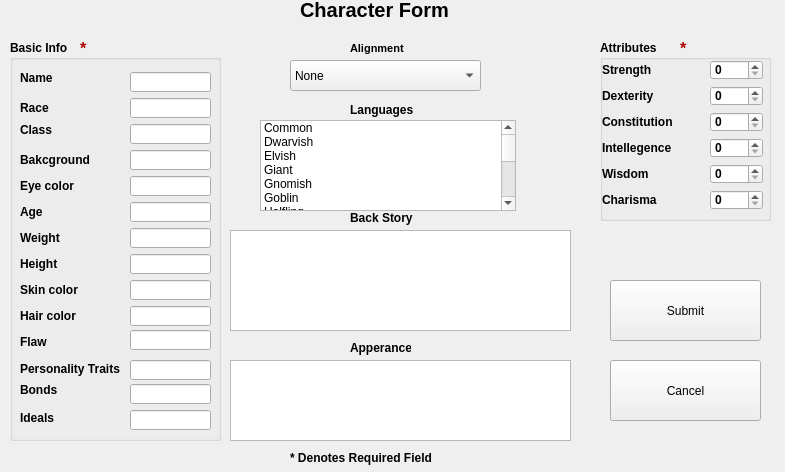
<?xml version="1.0" encoding="UTF-8"?>
<ui version="4.0">
 <class>create_char_form</class>
 <widget class="QWidget" name="create_char_form">
  <property name="geometry">
   <rect>
    <x>0</x>
    <y>0</y>
    <width>785</width>
    <height>472</height>
   </rect>
  </property>
  <property name="windowTitle">
   <string>Form</string>
  </property>
  <widget class="QLabel" name="char_form_title">
   <property name="geometry">
    <rect>
     <x>300</x>
     <y>0</y>
     <width>171</width>
     <height>20</height>
    </rect>
   </property>
   <property name="font">
    <font>
     <pointsize>15</pointsize>
     <weight>75</weight>
     <bold>true</bold>
    </font>
   </property>
   <property name="text">
    <string>Character Form</string>
   </property>
  </widget>
  <widget class="QLabel" name="denotes_req_field_label">
   <property name="geometry">
    <rect>
     <x>290</x>
     <y>450</y>
     <width>171</width>
     <height>16</height>
    </rect>
   </property>
   <property name="font">
    <font>
     <pointsize>9</pointsize>
     <weight>75</weight>
     <bold>true</bold>
    </font>
   </property>
   <property name="text">
    <string>* Denotes Required Field</string>
   </property>
  </widget>
  <widget class="QPlainTextEdit" name="backstory_text_val">
   <property name="geometry">
    <rect>
     <x>230</x>
     <y>230</y>
     <width>341</width>
     <height>101</height>
    </rect>
   </property>
  </widget>
  <widget class="QLabel" name="back_strory_label">
   <property name="geometry">
    <rect>
     <x>350</x>
     <y>210</y>
     <width>71</width>
     <height>16</height>
    </rect>
   </property>
   <property name="font">
    <font>
     <weight>75</weight>
     <bold>true</bold>
    </font>
   </property>
   <property name="text">
    <string>Back Story</string>
   </property>
  </widget>
  <widget class="QPlainTextEdit" name="apperance_text_val">
   <property name="geometry">
    <rect>
     <x>230</x>
     <y>360</y>
     <width>341</width>
     <height>81</height>
    </rect>
   </property>
  </widget>
  <widget class="QLabel" name="apperance_label">
   <property name="geometry">
    <rect>
     <x>350</x>
     <y>340</y>
     <width>61</width>
     <height>16</height>
    </rect>
   </property>
   <property name="font">
    <font>
     <weight>75</weight>
     <bold>true</bold>
    </font>
   </property>
   <property name="text">
    <string>Apperance</string>
   </property>
  </widget>
  <widget class="QPushButton" name="submit_button">
   <property name="geometry">
    <rect>
     <x>610</x>
     <y>280</y>
     <width>151</width>
     <height>61</height>
    </rect>
   </property>
   <property name="text">
    <string>Submit</string>
   </property>
  </widget>
  <widget class="QPushButton" name="cancel_button">
   <property name="geometry">
    <rect>
     <x>610</x>
     <y>360</y>
     <width>151</width>
     <height>61</height>
    </rect>
   </property>
   <property name="text">
    <string>Cancel</string>
   </property>
  </widget>
  <widget class="QGroupBox" name="basic_info_groupbox">
   <property name="geometry">
    <rect>
     <x>10</x>
     <y>40</y>
     <width>211</width>
     <height>401</height>
    </rect>
   </property>
   <property name="font">
    <font>
     <weight>75</weight>
     <bold>true</bold>
    </font>
   </property>
   <property name="title">
    <string>Basic Info</string>
   </property>
   <widget class="QLabel" name="required_astric_1">
    <property name="geometry">
     <rect>
      <x>70</x>
      <y>0</y>
      <width>16</width>
      <height>16</height>
     </rect>
    </property>
    <property name="palette">
     <palette>
      <active>
       <colorrole role="WindowText">
        <brush brushstyle="SolidPattern">
         <color alpha="255">
          <red>170</red>
          <green>0</green>
          <blue>0</blue>
         </color>
        </brush>
       </colorrole>
       <colorrole role="Text">
        <brush brushstyle="SolidPattern">
         <color alpha="255">
          <red>170</red>
          <green>0</green>
          <blue>0</blue>
         </color>
        </brush>
       </colorrole>
       <colorrole role="BrightText">
        <brush brushstyle="SolidPattern">
         <color alpha="255">
          <red>170</red>
          <green>0</green>
          <blue>0</blue>
         </color>
        </brush>
       </colorrole>
       <colorrole role="PlaceholderText">
        <brush brushstyle="SolidPattern">
         <color alpha="128">
          <red>170</red>
          <green>0</green>
          <blue>0</blue>
         </color>
        </brush>
       </colorrole>
      </active>
      <inactive>
       <colorrole role="WindowText">
        <brush brushstyle="SolidPattern">
         <color alpha="255">
          <red>170</red>
          <green>0</green>
          <blue>0</blue>
         </color>
        </brush>
       </colorrole>
       <colorrole role="Text">
        <brush brushstyle="SolidPattern">
         <color alpha="255">
          <red>170</red>
          <green>0</green>
          <blue>0</blue>
         </color>
        </brush>
       </colorrole>
       <colorrole role="BrightText">
        <brush brushstyle="SolidPattern">
         <color alpha="255">
          <red>170</red>
          <green>0</green>
          <blue>0</blue>
         </color>
        </brush>
       </colorrole>
       <colorrole role="PlaceholderText">
        <brush brushstyle="SolidPattern">
         <color alpha="128">
          <red>170</red>
          <green>0</green>
          <blue>0</blue>
         </color>
        </brush>
       </colorrole>
      </inactive>
      <disabled>
       <colorrole role="WindowText">
        <brush brushstyle="SolidPattern">
         <color alpha="255">
          <red>120</red>
          <green>120</green>
          <blue>120</blue>
         </color>
        </brush>
       </colorrole>
       <colorrole role="Text">
        <brush brushstyle="SolidPattern">
         <color alpha="255">
          <red>120</red>
          <green>120</green>
          <blue>120</blue>
         </color>
        </brush>
       </colorrole>
       <colorrole role="BrightText">
        <brush brushstyle="SolidPattern">
         <color alpha="255">
          <red>170</red>
          <green>0</green>
          <blue>0</blue>
         </color>
        </brush>
       </colorrole>
       <colorrole role="PlaceholderText">
        <brush brushstyle="SolidPattern">
         <color alpha="128">
          <red>0</red>
          <green>0</green>
          <blue>0</blue>
         </color>
        </brush>
       </colorrole>
      </disabled>
     </palette>
    </property>
    <property name="font">
     <font>
      <pointsize>12</pointsize>
      <weight>75</weight>
      <bold>true</bold>
     </font>
    </property>
    <property name="text">
     <string>*</string>
    </property>
   </widget>
   <widget class="QLineEdit" name="ideals_val">
    <property name="geometry">
     <rect>
      <x>120</x>
      <y>370</y>
      <width>81</width>
      <height>20</height>
     </rect>
    </property>
   </widget>
   <widget class="QLabel" name="class_label">
    <property name="geometry">
     <rect>
      <x>10</x>
      <y>80</y>
      <width>41</width>
      <height>20</height>
     </rect>
    </property>
    <property name="text">
     <string>Class</string>
    </property>
   </widget>
   <widget class="QLineEdit" name="weight_val">
    <property name="geometry">
     <rect>
      <x>120</x>
      <y>188</y>
      <width>81</width>
      <height>20</height>
     </rect>
    </property>
   </widget>
   <widget class="QLabel" name="Flaw_label">
    <property name="geometry">
     <rect>
      <x>10</x>
      <y>292</y>
      <width>51</width>
      <height>20</height>
     </rect>
    </property>
    <property name="text">
     <string>Flaw</string>
    </property>
   </widget>
   <widget class="QLabel" name="bonds_label">
    <property name="geometry">
     <rect>
      <x>10</x>
      <y>340</y>
      <width>41</width>
      <height>20</height>
     </rect>
    </property>
    <property name="text">
     <string>Bonds</string>
    </property>
   </widget>
   <widget class="QLabel" name="hair_label">
    <property name="geometry">
     <rect>
      <x>10</x>
      <y>266</y>
      <width>71</width>
      <height>20</height>
     </rect>
    </property>
    <property name="text">
     <string>Hair color</string>
    </property>
   </widget>
   <widget class="QLabel" name="eye_label">
    <property name="geometry">
     <rect>
      <x>10</x>
      <y>136</y>
      <width>71</width>
      <height>20</height>
     </rect>
    </property>
    <property name="text">
     <string>Eye color</string>
    </property>
   </widget>
   <widget class="QLabel" name="background_label">
    <property name="geometry">
     <rect>
      <x>10</x>
      <y>110</y>
      <width>71</width>
      <height>20</height>
     </rect>
    </property>
    <property name="text">
     <string>Bakcground</string>
    </property>
   </widget>
   <widget class="QLineEdit" name="name_val">
    <property name="geometry">
     <rect>
      <x>120</x>
      <y>32</y>
      <width>81</width>
      <height>20</height>
     </rect>
    </property>
   </widget>
   <widget class="QLabel" name="weight_label">
    <property name="geometry">
     <rect>
      <x>10</x>
      <y>188</y>
      <width>41</width>
      <height>20</height>
     </rect>
    </property>
    <property name="text">
     <string>Weight</string>
    </property>
   </widget>
   <widget class="QLineEdit" name="eye_val">
    <property name="geometry">
     <rect>
      <x>120</x>
      <y>136</y>
      <width>81</width>
      <height>20</height>
     </rect>
    </property>
   </widget>
   <widget class="QLineEdit" name="age_val">
    <property name="geometry">
     <rect>
      <x>120</x>
      <y>162</y>
      <width>81</width>
      <height>20</height>
     </rect>
    </property>
   </widget>
   <widget class="QLabel" name="ideals_label">
    <property name="geometry">
     <rect>
      <x>10</x>
      <y>370</y>
      <width>41</width>
      <height>16</height>
     </rect>
    </property>
    <property name="text">
     <string>Ideals</string>
    </property>
   </widget>
   <widget class="QLabel" name="race_label">
    <property name="geometry">
     <rect>
      <x>10</x>
      <y>60</y>
      <width>41</width>
      <height>16</height>
     </rect>
    </property>
    <property name="text">
     <string>Race</string>
    </property>
   </widget>
   <widget class="QLineEdit" name="height_val">
    <property name="geometry">
     <rect>
      <x>120</x>
      <y>214</y>
      <width>81</width>
      <height>20</height>
     </rect>
    </property>
   </widget>
   <widget class="QLineEdit" name="race_val">
    <property name="geometry">
     <rect>
      <x>120</x>
      <y>58</y>
      <width>81</width>
      <height>20</height>
     </rect>
    </property>
   </widget>
   <widget class="QLineEdit" name="flaw_val">
    <property name="geometry">
     <rect>
      <x>120</x>
      <y>290</y>
      <width>81</width>
      <height>20</height>
     </rect>
    </property>
   </widget>
   <widget class="QLineEdit" name="personality_val">
    <property name="geometry">
     <rect>
      <x>120</x>
      <y>320</y>
      <width>81</width>
      <height>20</height>
     </rect>
    </property>
   </widget>
   <widget class="QLineEdit" name="class_val">
    <property name="geometry">
     <rect>
      <x>120</x>
      <y>84</y>
      <width>81</width>
      <height>20</height>
     </rect>
    </property>
   </widget>
   <widget class="QLabel" name="name_label">
    <property name="geometry">
     <rect>
      <x>10</x>
      <y>30</y>
      <width>41</width>
      <height>16</height>
     </rect>
    </property>
    <property name="text">
     <string>Name</string>
    </property>
   </widget>
   <widget class="QLineEdit" name="background_val">
    <property name="geometry">
     <rect>
      <x>120</x>
      <y>110</y>
      <width>81</width>
      <height>20</height>
     </rect>
    </property>
   </widget>
   <widget class="QLabel" name="personality_trait_label">
    <property name="geometry">
     <rect>
      <x>10</x>
      <y>318</y>
      <width>101</width>
      <height>21</height>
     </rect>
    </property>
    <property name="text">
     <string>Personality Traits</string>
    </property>
   </widget>
   <widget class="QLineEdit" name="skin_val">
    <property name="geometry">
     <rect>
      <x>120</x>
      <y>240</y>
      <width>81</width>
      <height>20</height>
     </rect>
    </property>
   </widget>
   <widget class="QLabel" name="skin_label">
    <property name="geometry">
     <rect>
      <x>10</x>
      <y>240</y>
      <width>61</width>
      <height>20</height>
     </rect>
    </property>
    <property name="text">
     <string>Skin color</string>
    </property>
   </widget>
   <widget class="QLabel" name="age_label">
    <property name="geometry">
     <rect>
      <x>10</x>
      <y>162</y>
      <width>41</width>
      <height>20</height>
     </rect>
    </property>
    <property name="text">
     <string>Age</string>
    </property>
   </widget>
   <widget class="QLabel" name="Height_label">
    <property name="geometry">
     <rect>
      <x>10</x>
      <y>214</y>
      <width>51</width>
      <height>20</height>
     </rect>
    </property>
    <property name="text">
     <string>Height</string>
    </property>
   </widget>
   <widget class="QLineEdit" name="hair_val">
    <property name="geometry">
     <rect>
      <x>120</x>
      <y>266</y>
      <width>81</width>
      <height>20</height>
     </rect>
    </property>
   </widget>
   <widget class="QLineEdit" name="bonds_val">
    <property name="geometry">
     <rect>
      <x>120</x>
      <y>344</y>
      <width>81</width>
      <height>20</height>
     </rect>
    </property>
   </widget>
  </widget>
  <widget class="QGroupBox" name="attribute_groupbox">
   <property name="geometry">
    <rect>
     <x>600</x>
     <y>40</y>
     <width>171</width>
     <height>181</height>
    </rect>
   </property>
   <property name="font">
    <font>
     <weight>75</weight>
     <bold>true</bold>
    </font>
   </property>
   <property name="title">
    <string>Attributes</string>
   </property>
   <widget class="QLabel" name="required_astric_2">
    <property name="geometry">
     <rect>
      <x>80</x>
      <y>0</y>
      <width>16</width>
      <height>16</height>
     </rect>
    </property>
    <property name="palette">
     <palette>
      <active>
       <colorrole role="WindowText">
        <brush brushstyle="SolidPattern">
         <color alpha="255">
          <red>170</red>
          <green>0</green>
          <blue>0</blue>
         </color>
        </brush>
       </colorrole>
      </active>
      <inactive>
       <colorrole role="WindowText">
        <brush brushstyle="SolidPattern">
         <color alpha="255">
          <red>170</red>
          <green>0</green>
          <blue>0</blue>
         </color>
        </brush>
       </colorrole>
      </inactive>
      <disabled>
       <colorrole role="WindowText">
        <brush brushstyle="SolidPattern">
         <color alpha="255">
          <red>120</red>
          <green>120</green>
          <blue>120</blue>
         </color>
        </brush>
       </colorrole>
      </disabled>
     </palette>
    </property>
    <property name="font">
     <font>
      <pointsize>12</pointsize>
      <weight>75</weight>
      <bold>true</bold>
     </font>
    </property>
    <property name="text">
     <string>*</string>
    </property>
   </widget>
   <widget class="QSpinBox" name="charisma">
    <property name="geometry">
     <rect>
      <x>110</x>
      <y>150</y>
      <width>53</width>
      <height>20</height>
     </rect>
    </property>
   </widget>
   <widget class="QLabel" name="str_label">
    <property name="geometry">
     <rect>
      <x>2</x>
      <y>20</y>
      <width>51</width>
      <height>20</height>
     </rect>
    </property>
    <property name="text">
     <string>Strength</string>
    </property>
   </widget>
   <widget class="QSpinBox" name="dexterity">
    <property name="geometry">
     <rect>
      <x>110</x>
      <y>46</y>
      <width>53</width>
      <height>20</height>
     </rect>
    </property>
   </widget>
   <widget class="QSpinBox" name="wisdom">
    <property name="geometry">
     <rect>
      <x>110</x>
      <y>124</y>
      <width>53</width>
      <height>20</height>
     </rect>
    </property>
   </widget>
   <widget class="QLabel" name="cha_label">
    <property name="geometry">
     <rect>
      <x>2</x>
      <y>150</y>
      <width>61</width>
      <height>20</height>
     </rect>
    </property>
    <property name="text">
     <string>Charisma</string>
    </property>
   </widget>
   <widget class="QLabel" name="con_label">
    <property name="geometry">
     <rect>
      <x>2</x>
      <y>72</y>
      <width>71</width>
      <height>20</height>
     </rect>
    </property>
    <property name="text">
     <string>Constitution</string>
    </property>
   </widget>
   <widget class="QLabel" name="int_label">
    <property name="geometry">
     <rect>
      <x>2</x>
      <y>98</y>
      <width>81</width>
      <height>20</height>
     </rect>
    </property>
    <property name="text">
     <string>Intellegence</string>
    </property>
   </widget>
   <widget class="QSpinBox" name="strength">
    <property name="geometry">
     <rect>
      <x>110</x>
      <y>20</y>
      <width>53</width>
      <height>20</height>
     </rect>
    </property>
   </widget>
   <widget class="QLabel" name="wis_label">
    <property name="geometry">
     <rect>
      <x>2</x>
      <y>124</y>
      <width>51</width>
      <height>20</height>
     </rect>
    </property>
    <property name="text">
     <string>Wisdom</string>
    </property>
   </widget>
   <widget class="QSpinBox" name="intellegence">
    <property name="geometry">
     <rect>
      <x>110</x>
      <y>98</y>
      <width>53</width>
      <height>20</height>
     </rect>
    </property>
   </widget>
   <widget class="QLabel" name="dex_label">
    <property name="geometry">
     <rect>
      <x>2</x>
      <y>46</y>
      <width>61</width>
      <height>20</height>
     </rect>
    </property>
    <property name="text">
     <string>Dexterity</string>
    </property>
   </widget>
   <widget class="QSpinBox" name="constitution">
    <property name="geometry">
     <rect>
      <x>110</x>
      <y>72</y>
      <width>53</width>
      <height>20</height>
     </rect>
    </property>
   </widget>
  </widget>
  <widget class="QComboBox" name="alignment_box">
   <property name="geometry">
    <rect>
     <x>290</x>
     <y>60</y>
     <width>191</width>
     <height>31</height>
    </rect>
   </property>
   <item>
    <property name="text">
     <string>None</string>
    </property>
   </item>
   <item>
    <property name="text">
     <string>Lawful Good</string>
    </property>
   </item>
   <item>
    <property name="text">
     <string>Neutral Good</string>
    </property>
   </item>
   <item>
    <property name="text">
     <string>Chaotic Good</string>
    </property>
   </item>
   <item>
    <property name="text">
     <string>Lawful Neutral</string>
    </property>
   </item>
   <item>
    <property name="text">
     <string>Neutral</string>
    </property>
   </item>
   <item>
    <property name="text">
     <string>Chaotic Neutral</string>
    </property>
   </item>
   <item>
    <property name="text">
     <string>Lawful Evil</string>
    </property>
   </item>
   <item>
    <property name="text">
     <string>Neutral Evil</string>
    </property>
   </item>
   <item>
    <property name="text">
     <string>Chaotic Evil</string>
    </property>
   </item>
  </widget>
  <widget class="QLabel" name="alignment_label">
   <property name="geometry">
    <rect>
     <x>350</x>
     <y>40</y>
     <width>71</width>
     <height>16</height>
    </rect>
   </property>
   <property name="font">
    <font>
     <pointsize>8</pointsize>
     <weight>75</weight>
     <bold>true</bold>
    </font>
   </property>
   <property name="text">
    <string>Alignment</string>
   </property>
  </widget>
  <widget class="QLabel" name="languages_label">
   <property name="geometry">
    <rect>
     <x>350</x>
     <y>100</y>
     <width>71</width>
     <height>20</height>
    </rect>
   </property>
   <property name="font">
    <font>
     <weight>75</weight>
     <bold>true</bold>
    </font>
   </property>
   <property name="whatsThis">
    <string/>
   </property>
   <property name="text">
    <string>Languages</string>
   </property>
  </widget>
  <widget class="QListWidget" name="language_list">
   <property name="geometry">
    <rect>
     <x>260</x>
     <y>120</y>
     <width>256</width>
     <height>91</height>
    </rect>
   </property>
   <property name="selectionMode">
    <enum>QAbstractItemView::MultiSelection</enum>
   </property>
   <item>
    <property name="text">
     <string>Common</string>
    </property>
   </item>
   <item>
    <property name="text">
     <string>Dwarvish</string>
    </property>
   </item>
   <item>
    <property name="text">
     <string>Elvish</string>
    </property>
   </item>
   <item>
    <property name="text">
     <string>Giant</string>
    </property>
   </item>
   <item>
    <property name="text">
     <string>Gnomish</string>
    </property>
   </item>
   <item>
    <property name="text">
     <string>Goblin</string>
    </property>
   </item>
   <item>
    <property name="text">
     <string>Halfling</string>
    </property>
   </item>
   <item>
    <property name="text">
     <string>Orc</string>
    </property>
   </item>
   <item>
    <property name="text">
     <string>Abyssal</string>
    </property>
   </item>
   <item>
    <property name="text">
     <string>Celestial</string>
    </property>
   </item>
   <item>
    <property name="text">
     <string>Draconic</string>
    </property>
   </item>
   <item>
    <property name="text">
     <string>Deep Speech</string>
    </property>
   </item>
   <item>
    <property name="text">
     <string>Infernal</string>
    </property>
   </item>
   <item>
    <property name="text">
     <string>Primordial</string>
    </property>
   </item>
   <item>
    <property name="text">
     <string>Sylvan</string>
    </property>
   </item>
   <item>
    <property name="text">
     <string>Undercommon</string>
    </property>
   </item>
  </widget>
 </widget>
 <resources/>
 <connections/>
</ui>
